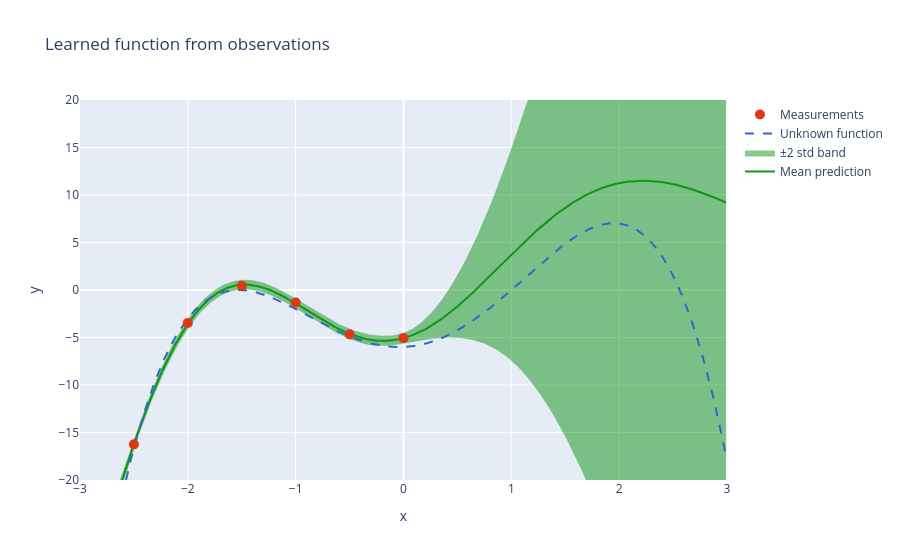

Source (notebook cell):
### Code cell
#@title Plot the GP prediction
# Plot predictions
fig = go.Figure()
fig.add_trace(go.Scatter(x=xgrid,y=ypred[1,:],mode='lines', line=dict(width=2,color=px.colors.qualitative.G10[3]),name='Mean prediction'))
fig.add_trace(go.Scatter(x=xgrid,y=ypred[0,:],mode='lines', line=dict(width=0,color=px.colors.qualitative.G10[3]),showlegend=False))
fig.add_trace(go.Scatter(x=xgrid,y=ypred[2,:],mode='lines', line=dict(width=0,color=px.colors.qualitative.G10[3]),fill='tonexty',name='±2 std band'))
fig.add_trace(go.Scatter(x=xgrid,y=fgrid,mode='lines',line=dict(dash='dash',color=px.colors.qualitative.G10[0]),name='Unknown function'))
fig.add_trace(go.Scatter(x=xpoints,y=ypoints,mode='markers',marker=dict(size=10,color=px.colors.qualitative.G10[1]),name='Measurements'))
fig.update_yaxes(range=[-20, 20])
fig.update_xaxes(range=[-3, 3])
fig.update_layout(title="Learned function from observations",xaxis_title="x",yaxis_title="y")
fig.show()

### Figure 1 — Plotly figure (JSON) as saved in the notebook; plotly's stock layout.template omitted (floating-point values rounded to 4 significant figures; data arrays with more than 128 entries replaced by an {"elided": "..."} marker saying what was removed)
{"data": [{"line": {"color": "#109618", "width": 2}, "mode": "lines", "name": "Mean prediction", "type": "scatter", "x": {"elided": "600 float values"}, "y": {"elided": "600 float values"}}, {"line": {"color": "#109618", "width": 0}, "mode": "lines", "showlegend": false, "type": "scatter", "x": {"elided": "600 float values"}, "y": {"elided": "600 float values"}}, {"fill": "tonexty", "line": {"color": "#109618", "width": 0}, "mode": "lines", "name": "±2 std band", "type": "scatter", "x": {"elided": "600 float values"}, "y": {"elided": "600 float values"}}, {"line": {"color": "#3366CC", "dash": "dash"}, "mode": "lines", "name": "Unknown function", "type": "scatter", "x": {"elided": "600 float values"}, "y": {"elided": "600 float values"}}, {"marker": {"color": "#DC3912", "size": 10}, "mode": "markers", "name": "Measurements", "type": "scatter", "x": [-2.5, -2.0, -1.5, -1.0, -0.5, 0.0], "y": [-16.25, -3.461, 0.4348, -1.322, -4.668, -5.062]}], "layout": {"title": {"text": "Learned function from observations"}, "xaxis": {"range": [-3, 3], "title": {"text": "x"}}, "yaxis": {"range": [-20, 20], "title": {"text": "y"}}}}
